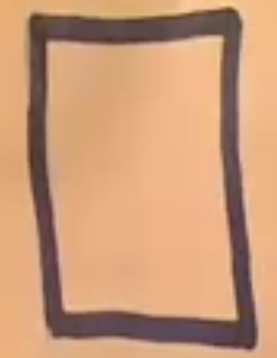
#> input picture vFrame_square.PNG, 277 x 358 px
$ python vframe_monochrome_1.py
#> lines starting #> are read from the running program, lines starting #| are printed output that depends on the picture; after the words box and inside, x2 and y2 are one past the last pixel; in counts of white or black regions, pixels touching at a corner belong together
from PIL import Image
img = Image.open('vFrame_square.PNG')
#> img is the input picture: PIL image 277x358 RGBA; mean R, G, B, A 202, 154.6, 119.7, 255
thresh = 150
fn = lambda x : 255 if x > thresh else 0
r = img.convert('L').point(fn, mode='1')
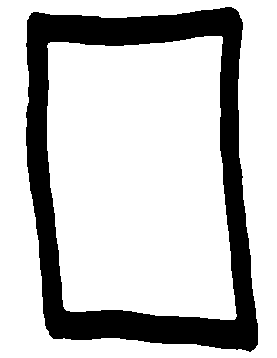
#> r: PIL image 277x358 1; 77.2% white; 1 black region, box (x1, y1, x2, y2) and area: (26, 7, 258, 352) 22605
#r.save('foo.png')
r.show()

# FFMPEG OS
#ffmpeg -i rtsp://admin:admin@172.16.13.85:554/live/sub -f image2 -r 1 /mnt/LocalStorage/upload/img%01d.jpg
